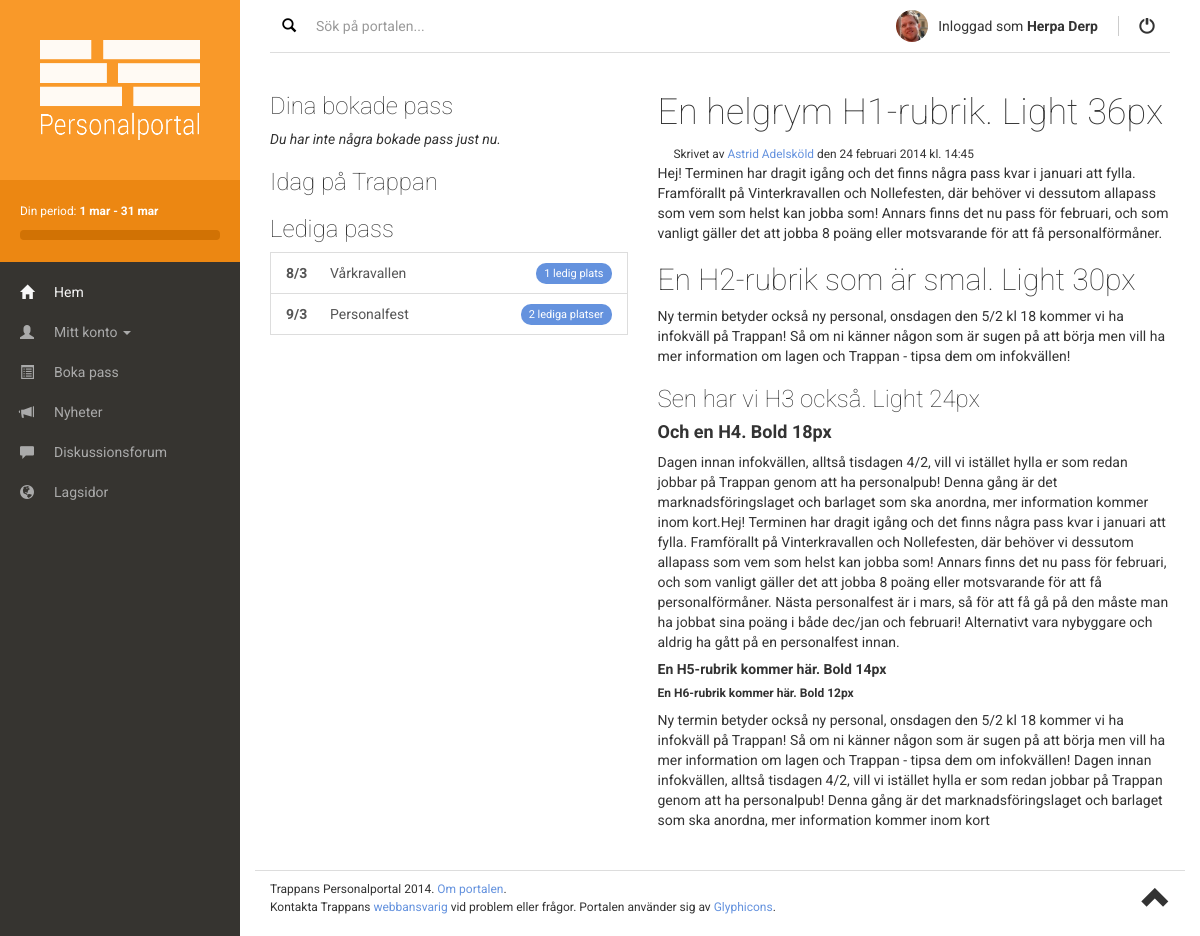
/index.php (signed in), run on the app's committed database.
### tables this page shows
CREATE TABLE IF NOT EXISTS `period` (
  `id` int(11) NOT NULL AUTO_INCREMENT,
  `name` varchar(50) NOT NULL,
  `start_date` date NOT NULL,
  `end_date` date NOT NULL,
  PRIMARY KEY (`id`)
);

CREATE TABLE IF NOT EXISTS `user` (
  `id` int(11) NOT NULL AUTO_INCREMENT,
  `user_name` varchar(50) NOT NULL,
  `mail` varchar(100) NOT NULL,
  `ssn` varchar(10) NOT NULL,
  `password` varchar(50) NOT NULL,
  `name` varchar(50) NOT NULL,
  `last_name` varchar(50) NOT NULL,
  `phone_number` varchar(50) NOT NULL,
  `description` varchar(200) DEFAULT NULL,
  `address` varchar(100) DEFAULT NULL,
  `zip` varchar(5) DEFAULT NULL,
  `city` varchar(50) DEFAULT NULL,
  `avatar` varchar(200) DEFAULT NULL,
  `date_created` timestamp NOT NULL DEFAULT CURRENT_TIMESTAMP,
  `bank_account` varchar(50) DEFAULT NULL,
  `special_food` varchar(100) DEFAULT NULL,
  PRIMARY KEY (`id`),
  UNIQUE KEY `username` (`user_name`,`mail`,`ssn`)
);

CREATE TABLE IF NOT EXISTS `event` (
  `id` int(11) NOT NULL AUTO_INCREMENT,
  `name` varchar(50) NOT NULL,
  `start_time` datetime NOT NULL,
  `end_time` datetime NOT NULL,
  `period_id` int(11) NOT NULL,
  `event_type_id` int(11) NOT NULL,
  PRIMARY KEY (`id`),
  KEY `period_id` (`period_id`),
  KEY `event_type_id` (`event_type_id`),
  KEY `name_3` (`name`)
);

### php/DBQuery.php (called while the page is built, shortened)
<?php
class DBQuery
{
	public static function sql($sql, $close = True)
	{
		$result = mysql_query($sql);
		$rows = array();
		if(strtolower(substr($sql,0,6)) == 'select')
		{
			while($row = mysql_fetch_array($result))
			{
				array_push($rows,$row);
			}
			return $rows;
		}
	}
}
?>

### index.php (the view, shortened to what this page needs)
<?php
include_once('php/general.php');
?>
<!DOCTYPE html>
<html>
  <head>
    <link href="css/bootstrap.min.css" rel="stylesheet">
	<link href="css/style.css" rel="stylesheet">
	<link href="css/responsive.css" rel="stylesheet">
  </head>
  <body>
	  <div id="page-container">
		  <div id="sidebar">
			  <a href="/" class="logo"><img src="img/logo.png"></a>
			  <div class="your-period">
 					 <p>
 					  <small>Din period: <strong><?php echo $periodStart.' - '.$periodEnd; ?></strong></small>
 					  </p>
					  <div class="progress">
					  </div>
			  </div>
		      <div class="main-menu-wrapper" role="navigation">
		          <div class="navbar-collapse collapse">
		            <ul class="main-nav">
		              <li class="active"><a href="#"><span class="glyphicon glyphicon-home"></span>Hem</a></li>
		              <li class="dropdown">
		                <a href="#" class="dropdown-toggle" data-toggle="dropdown"><span class="glyphicon glyphicon-user"></span>Mitt konto <b class="caret"></b></a>
		              </li>
		              <li><a href="#about"><span class="glyphicon glyphicon-list-alt"></span>Boka pass</a></li>
		              <li><a href="#contact"><span class="glyphicon glyphicon-bullhorn"></span>Nyheter</a></li>
					  <li><a href="#contact"><span class="glyphicon glyphicon-comment"></span>Diskussionsforum</a></li>
					  <li><a href="#contact"><span class="glyphicon glyphicon-globe"></span>Lagsidor</a></li>
		            </ul>
		          </div>
		      </div>
		  </div>
		  <div id="content">
			  <div class="row">
				  <div class="col-sm-4 search">
					  <button type="submit" class="btn"><span class="glyphicon glyphicon-search"></span></button>
				  		<input type="search" class="form-control" placeholder="Sök på portalen...">
				  </div>
				  	<div class="col-sm-8">
					  <div class="user-info">
						  <img src="<?php echo loadAvatar(); ?>" class="avatar-32x32" width="32px" height="32px">
						  <a href="http://google.se" class="username"><span style="font-weight: normal">Inloggad som</span> <?php echo $_SESSION['name'].' '.$_SESSION['last_name']; ?></a>
					  	<a href="login.php" class="sign-out"><span class="glyphicon glyphicon-off"></span></a>
					  </div>
				  </div>
		 	 </div>
			 <div class="top-div"></div>
   		 	 <div class="row">
				 <div class="col-sm-5">
					 <div class="row">
						 <div class="col-sm-12"><h3>Dina bokade pass</h3>
							<div class="list-group">
							  <?php loadBookedEvents(); ?>
							</div>
						<h3>Idag på Trappan</h3>
						 <h3>Lediga pass</h3>
							 <div class="list-group">
								<?php loadAvailableEvents(); ?>
							 </div>
						 </div>
				 	</div>
				 </div>
				 <div class="col-sm-7">
					 <h1>En helgrym H1-rubrik. Light 36px</h1>
					 <img src="profile.jpg" class="avatar-16x16" width="16px" height="16px"><small>Skrivet av <a href="#">Astrid Adelsköld</a> den 24 februari 2014 kl. 14:45</small>
					 <p>Hej! Terminen har dragit igång och det finns några pass kvar i januari att fylla. Framförallt på Vinterkravallen och Nollefesten, där behöver vi dessutom allapass som vem som helst kan jobba som! Annars finns det nu pass för februari, och som vanligt gäller det att jobba 8 poäng eller motsvarande för att få personalförmåner.
<h2>En H2-rubrik som är smal. Light 30px</h2>
Ny termin betyder också ny personal, onsdagen den 5/2 kl 18 kommer vi ha infokväll på Trappan! Så om ni känner någon som är sugen på att börja men vill ha mer information om lagen och Trappan - tipsa dem om infokvällen!
<h3>Sen har vi H3 också. Light 24px</h3>
<h4>Och en H4. Bold 18px</h4>
Dagen innan infokvällen, alltså tisdagen 4/2, vill vi istället hylla er som redan jobbar på Trappan genom att ha personalpub! Denna gång är det marknadsföringslaget och barlaget som ska anordna, mer information kommer inom kort.Hej! Terminen har dragit igång och det finns några pass kvar i januari att fylla. Framförallt på Vinterkravallen och Nollefesten, där behöver vi dessutom allapass som vem som helst kan jobba som! Annars finns det nu pass för februari, och som vanligt gäller det att jobba 8 poäng eller motsvarande för att få personalförmåner. Nästa personalfest är i mars, så för att få gå på den måste man ha jobbat sina poäng i både dec/jan och februari! Alternativt vara nybyggare och aldrig ha gått på en personalfest innan.
<h5>En H5-rubrik kommer här. Bold 14px</h5>
<h6>En H6-rubrik kommer här. Bold 12px</h6>
Ny termin betyder också ny personal, onsdagen den 5/2 kl 18 kommer vi ha infokväll på Trappan! Så om ni känner någon som är sugen på att börja men vill ha mer information om lagen och Trappan - tipsa dem om infokvällen!
Dagen innan infokvällen, alltså tisdagen 4/2, vill vi istället hylla er som redan jobbar på Trappan genom att ha personalpub! Denna gång är det marknadsföringslaget och barlaget som ska anordna, mer information kommer inom kort</p></div>
   		 	 </div>
		  <div class="row">
			  <div id="footer">
			  <div class="col-sm-10">
				  <p>Trappans Personalportal 2014. <a href="#">Om portalen</a>. <br />Kontakta Trappans <a href="#">webbansvarig</a> vid problem eller frågor. Portalen använder sig av <a href="http://glyphicons.com/" target="_blank">Glyphicons</a>.
			  </div>
			  <div class="col-sm-2 text-right">
				  <a href="#top" class="scroll-to-top"><span class="glyphicon glyphicon-chevron-up"></span></a>
			  </div>
		 	  </div>
		  </div>
   	 	</div>
	</div>
  </body>
</html>

### php/general.php (shortened to what this page needs)
<?php
include_once('php/DBQuery.php');
$dates = new DateTime;
$dates->setTimezone(new DateTimeZone('Europe/Stockholm'));
$dateNoTime = $dates->format('Y-m-d');
		?>
		<?php
$periodDates = DBquery::sql("SELECT start_date, end_date FROM period WHERE start_date <= '$dateNoTime' AND end_date >= '$dateNoTime'");
if(count($periodDates) == 1)
{
	$periodStart = new DateTime($periodDates[0]['start_date']);
	$periodStart = strtolower($periodStart->format('j M'));
	$periodEnd = new DateTime($periodDates[0]['end_date']);
	$periodEnd = strtolower($periodEnd->format('j M'));
	$periodStart = str_replace('y', 'j', $periodStart);
	$periodStart = str_replace('c', 'k', $periodStart);
	$periodEnd = str_replace('y', 'j', $periodEnd);
	$periodEnd = str_replace('c', 'k', $periodEnd);
}
function loadBookedEvents()
{
	$bookedEvents = DBQuery::sql("SELECT id, name, start_time FROM event WHERE id IN
									(SELECT event_id FROM work_slot WHERE id IN
									(SELECT work_slot_id FROM user_work WHERE user_id = '$_SESSION[user_id]' AND checked = '0')
									)
								ORDER BY start_time
								");
		?>
		<?php
	if(count($bookedEvents) == 0)
	{
		?>
		<p><i>Du har inte några bokade pass just nu.</i></p>
		<?php
	}
}
			?>
			<?php
function loadAvailableEvents()
{
	global $dateNoTime;
	$availableEvents = DBQuery::sql("SELECT event.id, event.name AS event_name, event.start_time, event.end_time, event_type.name AS type_name FROM event
									INNER JOIN event_type ON event.event_type_id = event_type.id
									WHERE start_time > '$dateNoTime' AND event.id IN
										(SELECT event_id FROM work_slot WHERE id NOT IN
											(SELECT work_slot_id FROM user_work)
										)
									ORDER BY start_time");
	for($i = 0; $i < count($availableEvents); ++$i)
	{
		$eventId = $availableEvents[$i]['id'];
		$availableSlots = DBQuery::sql	("SELECT id FROM work_slot WHERE event_id = '$eventId' AND id NOT IN
											(SELECT work_slot_id FROM user_work)
										");
		$availableSlotsCount = count($availableSlots);
		$availableSlotsText = 'lediga platser';
		if($availableSlotsCount == 1)
		{
			$availableSlotsText = 'ledig plats';
		}
		$name = $availableEvents[$i]['event_name'];
		$eventDate = new DateTime($availableEvents[$i]['start_time']);
		$day = $eventDate->format('j');
		$month = $eventDate->format('n');
		?>
			<a href="#" class="list-group-item"><span class="badge"><?php echo $availableSlotsCount.' '.$availableSlotsText; ?></span><strong class="list-group-item-date-floated-left"><?php echo $day.'/'.$month; ?></strong><?php echo $name ?></a>
		<?php
	}
}
function loadAvatar()
{
	$results = DBQuery::sql("SELECT avatar FROM user WHERE id = '$_SESSION[user_id]' AND avatar IS NOT NULL");
	return 'img/avatars/'.$results[0]['avatar'];
}
?>

### css/style.css (style rules this page uses)
a { color: #6492de; }
.avatar-32x32 { border-radius: 22px; }
body { font-family: 'Roboto', sans-serif; font-weight: 400; }
h1, h2, h3, h4, h5, h6 { font-family: 'Roboto', sans-serif; }
h1, h2, h3 { font-weight: lighter; }
h4, h5, h6 { font-weight: bold; }
#sidebar { background: #363430; }
#sidebar a.logo { display: block; overflow: hidden; background: #f99929; }
#sidebar .your-period { padding: 20px; background: #ec8712; color: #fff; }
#sidebar .your-period .progress { height: 10px; margin-bottom: 2px; background: #d17204; -webkit-box-shadow: inset 0 0 0 rgba(0, 0, 0, 0); box-shadow: inset 0 0 0 rgba(0, 0, 0, 0); }
#sidebar ul.main-nav { margin: 0; padding: 10px 0; }
#sidebar .navbar-collapse { padding: 0; margin: 0; }
#sidebar ul.main-nav li a { display: block; padding: 10px 20px; color: #aaa; }
#sidebar ul.main-nav li.active a { color: #f8f8f8; }
#sidebar ul.main-nav li a span { float: left; margin-right: 20px; padding-top: 2px; }
#content .top-div { margin: 10px 0 20px 0; border-bottom: 1px solid #dddddd; }
#content .user-info { float: right; }
#content .user-info img, #content .user-info a { float: left; color: #333; }
#content .user-info a.username { font-weight: bold; margin: 6px 5px 0 10px; padding-right: 20px; border-right: 1px solid #ccc; }
#content .user-info a.sign-out { font-size: 16px; margin: 7px 15px 0 15px; }
#content .search .form-control { width: 75%; height: 32px; float: left; padding: 6px 8px; border: 0px solid #fff; -webkit-box-shadow: inset 0 0 0 rgba(0, 0, 0, 0); box-shadow: inset 0 0 0 rgba(0, 0, 0, 0); -webkit-transition: background ease-in-out 0.2s, box-shadow ease-in-out 0.2s; transition: background ease-in-out 0.2s, box-shadow ease-in-out 0.2s; }
#content .search .btn { float: left; background: transparent; border: 0; border-radius: 0; }
.badge { padding: 5px 8px; background: #6492de; font-weight: 400; font-size: 11px; }
.list-group-item-date-floated-left { float: left; width: 44px; }
.list-group-item:first-child { border-top-right-radius: 0px; border-top-left-radius: 0px; }
.list-group-item:last-child { margin-bottom: 0; border-bottom-right-radius: 0px; border-bottom-left-radius: 0px; }
#footer { margin-top: 30px; padding-top: 10px; border-top: 1px solid #dddddd; }
#footer p { font-size: 12px; }
#footer a.scroll-to-top { color: #333; font-size: 28px; }

### css/responsive.css (style rules this page uses)
html { min-height: 100%; position: relative; }
body { height: 100%; }
@media (min-width: 992px) { #content { margin-left: 240px; padding: 10px 30px 10px 30px; } }
@media (min-width: 992px) { #sidebar { position: absolute; top: 0; left: 0; bottom: 0; width: 240px; overflow: hidden; } }
@media (min-width: 992px) { #sidebar a.logo { padding: 40px; } }
@media (min-width: 992px) { #sidebar a.logo img { width: 160px; height: 100px; } }

### data on the page
period: start_date "1 mar", end_date "31 mar"
user: avatar (picture)
event: availableSlotsCount "1", availableSlotsText "ledig plats", start_time "8", start_time "3", name "Vårkravallen"
event: availableSlotsCount "2", availableSlotsText "lediga platser", start_time "9", start_time "3", name "Personalfest"

### other printed values
$_SESSION['name'] "Herpa"
$_SESSION['last_name'] "Derp"
